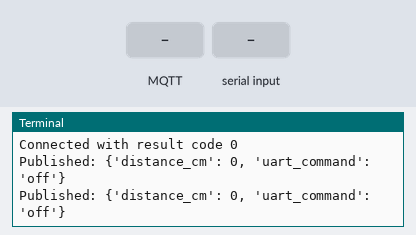
The program below on a simulated Raspberry Pi (BCM pin numbers). Shown: the last lines printed to the terminal. Inputs (shaded band) come from the test bench. No MQTT or app messages arrive unless stated; threads take turns every 2 ms.

Above: at 1.3 s.
1.4 s: MQTT message "on" arrives on the first subscribed topic
At 2.0 s:
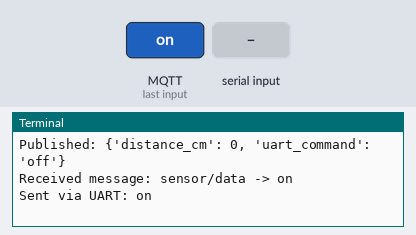
2.9 s: "on\n" received over the second serial link
At 3.11 s:
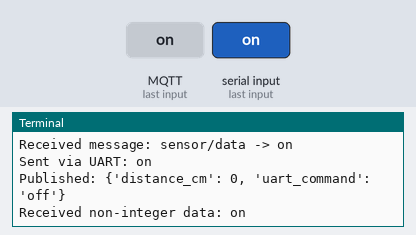
4.4 s: MQTT message "1" arrives on the first subscribed topic
At 5.0 s:
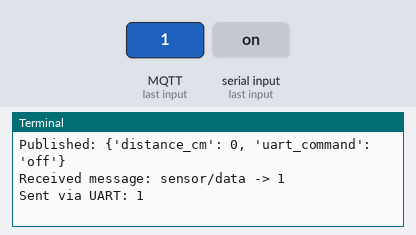
5.9 s: "0\n" received over the second serial link
At 6.11 s:
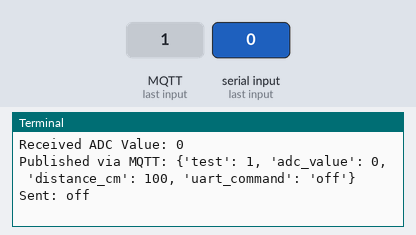
7.4 s: MQTT message "off" arrives on the first subscribed topic
At 8.0 s:
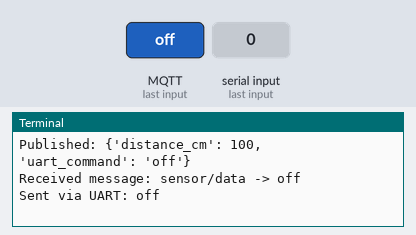

The program:

mqtt_uart_arr_1111.py
```python
import time
import json
import struct
import serial
from gpiozero import DistanceSensor
import paho.mqtt.client as mqtt
import threading

# MQTT 설정
mqtt_broker = "192.168.100.104"
mqtt_port = 1883
mqtt_topic = "sensor/data"      # 데이터를 송신할 토픽
control_topic = "command/data"  # 데이터를 수신할 토픽

client = mqtt.Client()
#client.username_pw_set(username="rpi5", password="ssafyi11C102!!")

cnt = 0
uart_command = "off"  # on/off 신호 저장 변수

# 라즈베리 파이에서 UART 신호를 수신하기 위한 설정
ser = serial.Serial('/dev/ttyAMA0', baudrate=9600, timeout=1)

def on_connect(client, userdata, flags, rc):
    if rc == 0:
        print("Connected with result code " + str(rc))
        client.subscribe(mqtt_topic)  # 데이터를 수신할 토픽을 구독합니다.
    else:
        print("Failed to connect, return code " + str(rc))

def on_disconnect(client, userdata, rc):
    print("Disconnected with result code " + str(rc))

def on_message(client, userdata, msg):
    # 메시지 수신 시 호출되는 콜백 함수입니다.
    print(f"Received message: {msg.topic} -> {msg.payload.decode()}")
    # 수신한 메시지를 UART로 전송
    try:
        ser.write(msg.payload)
        print(f"Sent via UART: {msg.payload.decode()}")
    except Exception as e:
        print(f"Failed to send via UART: {e}")

def read_uart():
    global cnt, uart_command
    while True:
        if ser.in_waiting > 0:  # 수신된 데이터가 있는지 확인
            try:
                # 모든 수신된 데이터 읽기
                data = ser.readline().decode('utf-8').strip()  # 라인 단위로 읽기
                if data:
                    adc_value = int(data)  # 데이터를 정수로 변환
                    print(f"Received ADC Value: {adc_value}")  # 수신된 데이터 출력

                    # 받은 UART 데이터를 MQTT로 발행
                    cnt += 1
                    if adc_value > 500:
                        uart_command = "on"
                    else:
                        uart_command = "off"

                    payload = {
                        'test': cnt,
                        'adc_value': adc_value,
                        'distance_cm': cnt * 100,  # 예시 데이터 (cm로 변환)
                        'uart_command': uart_command
                    }
                    client.publish(mqtt_topic, json.dumps(payload), qos=1)
                    print(f"Published via MQTT: {payload}")

                    # UART로 on/off 신호 전송
                    if uart_command == "on":
                        uart_array = [1, 2, 3, 4, 5, 6, 7, 8]  # 예시 배열 데이터
                        uart_bytes = struct.pack(f'{len(uart_array)}B', *uart_array)
                        ser.write(uart_bytes)
                        print(f"Sent array via UART: {uart_array}")
                    else:
                        ser.write(b'b')
                        print("Sent: off")
            except ValueError:
                print(f"Received non-integer data: {data}")  # 비정수 데이터 오류 처리
            except UnicodeDecodeError:
                print("Error decoding data")  # 디코딩 오류 처리
        time.sleep(0.1)  # 데이터를 읽는 간격 줄임

client.on_connect = on_connect
client.on_disconnect = on_disconnect
client.on_message = on_message

# MQTT 브로커에 연결
try:
    client.connect(mqtt_broker, mqtt_port, 60)
    client.loop_start()
except Exception as e:
    print(f"Could not connect to MQTT Broker: {e}")
    exit()

# UART 데이터 읽기 스레드 시작
uart_thread = threading.Thread(target=read_uart)
uart_thread.daemon = True
uart_thread.start()

# 센서 데이터 수집 및 MQTT 발행
# 기존 cnt 변수를 사용하지 않도록 수정
try:
    while True:
        # 센서 데이터 수집 및 발행
        distance = cnt * 100  # 예시 데이터 (cm로 변환)
        payload = {
            'distance_cm': round(distance, 2),
            'uart_command': uart_command
        }
        # 데이터를 송신할 토픽에 발행
        client.publish(mqtt_topic, json.dumps(payload), qos=1)
        print(f"Published: {payload}")
        time.sleep(1)

except KeyboardInterrupt:
    print("종료")

finally:
    # MQTT 연결 종료
    client.disconnect()
    client.loop_stop()
    ser.close()
```

Measured:
- after the input at 1.4 s, the terminal: prints a new line at once (image 1)
- after the input at 2.9 s, the terminal: prints a new line after 0.05 s (image 2)
- after the input at 4.4 s, the terminal: prints a new line at once (image 3)
- after the input at 5.9 s, the terminal: prints a new line after 0.06 s (image 4)
- after the input at 7.4 s, the terminal: prints a new line at once (image 5)
